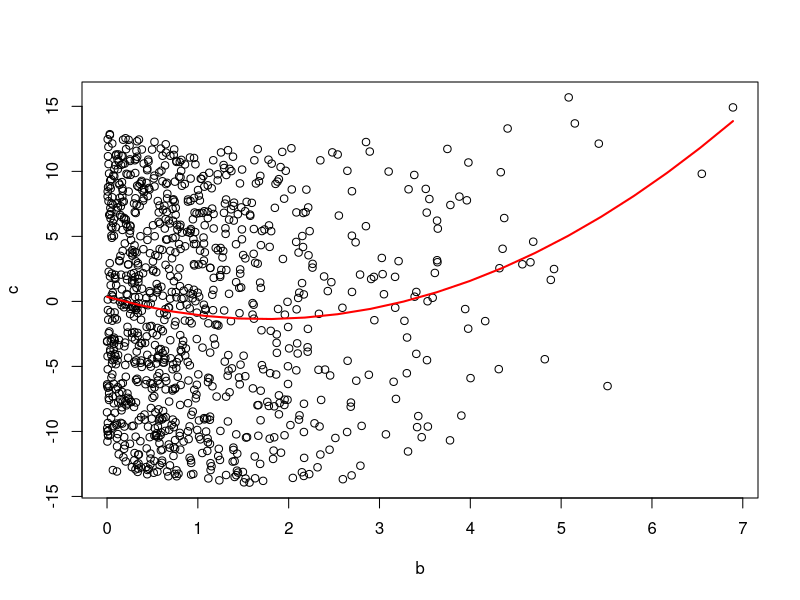

Here is the R script that generated this plot:
#TEST CASES FOR GIT 

coef1<-runif(n = 1,min=-3,max=3)
coef2<-runif(n = 1,min=-2,max=2)
myj<-runif(n = 1,min=0,max=25)

b<-rgamma(1000, shape = 1)
b2<-b^2
c<-jitter(x=(coef1*b)+coef2*(b^2), amount=myj)
plot(c~b)

mylm<-lm(c~b+b2)
print(summary(mylm))
cat(coef1,coef2)

predb<-seq(from=min(b),to=max(b),length.out = 20)
mypred<-predict(object = mylm, newdata = list(b=predb,b2=predb^2))
lines(predb, mypred, col="red", lwd=2)
